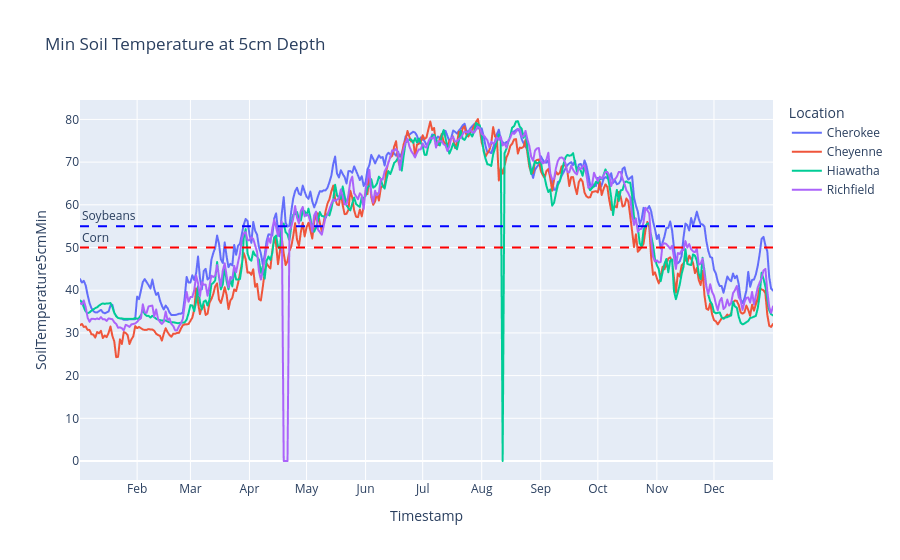

The cell this chart's notebook holds for it:
### Markdown cell above
Adding in trendlines and better titles.

### Code cell
fig=px.line(combined_df,
  x='Timestamp', 
  y='SoilTemperature5cmMin', 
  color='Location',
  title='Min Soil Temperature at 5cm Depth',
  labels={'x': 'Day of Year', 'y': 'Soil Temperature (°F)', 'variable': 'Measurement'},
  )
fig.add_hline(
  y=50, 
  line_dash="dash", 
  line_color="red", 
  annotation_text="Corn", 
  annotation_position="top left"
)
fig.add_hline(
  y=55, 
  line_dash="dash", 
  line_color="blue", 
  annotation_text="Soybeans",
  annotation_position="top left"
)
fig.update_xaxes(
  tickmode='array', 
  tickvals=[0, 31, 59, 90, 120, 151, 181, 212, 243, 273, 304, 334], 
  ticktext=['Jan', 'Feb', 'Mar', 'Apr', 'May', 'Jun', 'Jul', 'Aug', 'Sep', 'Oct', 'Nov', 'Dec']
)
fig.show()

### Figure 1 — Plotly figure (JSON) as saved in the notebook; plotly's stock layout.template omitted (floating-point values rounded to 4 significant figures; data arrays with more than 128 entries replaced by an {"elided": "..."} marker saying what was removed)
{"data": [{"hovertemplate": "Location=Cherokee<br>Timestamp=%{x}<br>SoilTemperature5cmMin=%{y}<extra></extra>", "legendgroup": "Cherokee", "line": {"color": "#636efa", "dash": "solid"}, "marker": {"symbol": "circle"}, "mode": "lines", "name": "Cherokee", "showlegend": true, "type": "scattergl", "x": {"elided": "365 int values"}, "xaxis": "x", "y": {"elided": "365 float values"}, "yaxis": "y"}, {"hovertemplate": "Location=Cheyenne<br>Timestamp=%{x}<br>SoilTemperature5cmMin=%{y}<extra></extra>", "legendgroup": "Cheyenne", "line": {"color": "#EF553B", "dash": "solid"}, "marker": {"symbol": "circle"}, "mode": "lines", "name": "Cheyenne", "showlegend": true, "type": "scattergl", "x": {"elided": "365 int values"}, "xaxis": "x", "y": {"elided": "365 float values"}, "yaxis": "y"}, {"hovertemplate": "Location=Hiawatha<br>Timestamp=%{x}<br>SoilTemperature5cmMin=%{y}<extra></extra>", "legendgroup": "Hiawatha", "line": {"color": "#00cc96", "dash": "solid"}, "marker": {"symbol": "circle"}, "mode": "lines", "name": "Hiawatha", "showlegend": true, "type": "scattergl", "x": {"elided": "365 int values"}, "xaxis": "x", "y": {"elided": "365 float values"}, "yaxis": "y"}, {"hovertemplate": "Location=Richfield<br>Timestamp=%{x}<br>SoilTemperature5cmMin=%{y}<extra></extra>", "legendgroup": "Richfield", "line": {"color": "#ab63fa", "dash": "solid"}, "marker": {"symbol": "circle"}, "mode": "lines", "name": "Richfield", "showlegend": true, "type": "scattergl", "x": {"elided": "365 int values"}, "xaxis": "x", "y": {"elided": "365 float values"}, "yaxis": "y"}], "layout": {"annotations": [{"showarrow": false, "text": "Corn", "x": 0, "xanchor": "left", "xref": "x domain", "y": 50, "yanchor": "bottom", "yref": "y"}, {"showarrow": false, "text": "Soybeans", "x": 0, "xanchor": "left", "xref": "x domain", "y": 55, "yanchor": "bottom", "yref": "y"}], "legend": {"title": {"text": "Location"}, "tracegroupgap": 0}, "shapes": [{"line": {"color": "red", "dash": "dash"}, "type": "line", "x0": 0, "x1": 1, "xref": "x domain", "y0": 50, "y1": 50, "yref": "y"}, {"line": {"color": "blue", "dash": "dash"}, "type": "line", "x0": 0, "x1": 1, "xref": "x domain", "y0": 55, "y1": 55, "yref": "y"}], "title": {"text": "Min Soil Temperature at 5cm Depth"}, "xaxis": {"anchor": "y", "domain": [0, 1], "tickmode": "array", "ticktext": ["Jan", "Feb", "Mar", "Apr", "May", "Jun", "Jul", "Aug", "Sep", "Oct", "Nov", "Dec"], "tickvals": [0, 31, 59, 90, 120, 151, 181, 212, 243, 273, 304, 334], "title": {"text": "Timestamp"}}, "yaxis": {"anchor": "x", "domain": [0, 1], "title": {"text": "SoilTemperature5cmMin"}}}}
